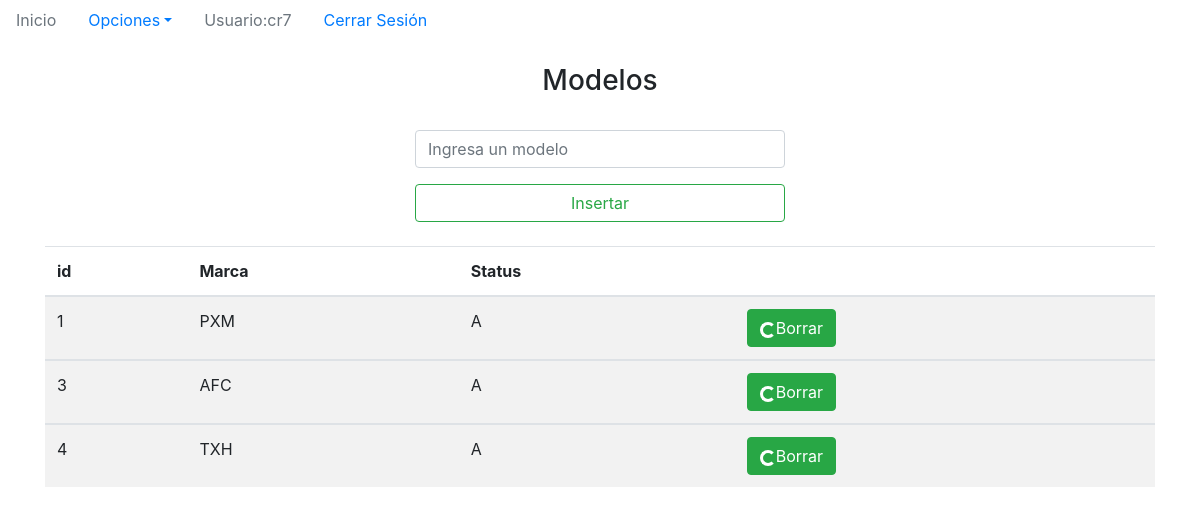
The page /modelos.php (signed in) on the database its author committed.
### tables this page shows
CREATE TABLE IF NOT EXISTS `usuarios` (
  `id` int(6) NOT NULL AUTO_INCREMENT,
  `usuario` varchar(25) NOT NULL,
  `pass` varchar(20) NOT NULL,
  PRIMARY KEY (`id`)
);

CREATE TABLE IF NOT EXISTS `modelos` (
  `id` int(6) NOT NULL AUTO_INCREMENT,
  `descripcion` varchar(25) NOT NULL,
  `estatus` varchar(1) NOT NULL,
  PRIMARY KEY (`id`)
);

### funciones.php (called while the page is built, shortened)
<?php
function buscar($variable,$tabla,$id,$resultado){
	include('db.php');
	$sql='SELECT '.$resultado.' FROM '.$tabla.' WHERE '.$id.'="'.$variable.'";  ';
	$resultsql=mysqli_query($enlace,$sql) or die('error en la funcion');
	$row=mysqli_fetch_array($resultsql);
	$elemento=$row[$resultado];
	return $elemento;
}

### modelos.php (the view, shortened to what this page needs)
<?php
include('db.php');
include('funciones.php');
$sesion=$_SESSION['id'];
?>
<!DOCTYPE html>
<html lang="en">
<head>
  	<link rel="stylesheet" href="https://maxcdn.bootstrapcdn.com/bootstrap/4.3.1/css/bootstrap.min.css">
</head>
<header>
	<nav>
		<ul class="nav nav-pills">
  		<li class="nav-item">
    	<a class="nav-link disabled" href="index.php">Inicio</a>
  		</li>
  		<li class="nav-item dropdown">
    <a class="nav-link dropdown-toggle" data-toggle="dropdown" href="#">Opciones</a>
  </li>
  <li class="nav-item">
    <a class="nav-link disabled" href="#">Usuario:<?php echo buscar($sesion,'usuarios','usuario','usuario');  ?></a>
  </li>
  <li class="nav-item">
    <a class="nav-link" href="cerrarsesion.php">Cerrar Sesión</a>
  </li>
</ul>
	</nav>
</header>
<body>
<br>
<div class="jumbotron-fluid">
	<form method="POST" action="insertmo.php">
	<h3 class="text-center">Modelos</h3>
	<br>
	<div class="container col-4">
	<div class="form-group">
       <input type="text" name="modelo"  class="form-control"  placeholder="Ingresa un modelo" required>
    </div>
    <div class="text-center ">
      <button type="submit" class=" btn btn-block mybtn btn-outline-success tx-tfm">Insertar</button>
    </div>
 	</div>
 	</form>
</div>
<br>
<div class="container">
	<table class="table table-striped">
  <thead>
    <tr>
      <th scope="col">id</th>
      <th scope="col">Marca</th>
      <th scope="col">Status</th>
      <th scope="col"></th>
    </tr>
  </thead>
	<?php
		$sql='SELECT * FROM modelos';
		$resultsql=mysqli_query($enlace,$sql) or die('linea 75');
		while($row=mysqli_fetch_array($resultsql)){
			$id=$row['id'];
			$marca=$row['descripcion'];
			$status=$row['estatus'];
			echo'<tbody class="table-striped">
					<tr>
						<td>'.$id.'</td>
						<td>'.$marca.'</td>
						<td>'.$status.'</td>
						<td><a href="deletemo.php?id='.$id.'"><button class="btn btn-success"><span class="spinner-border spinner-border-sm"></span>Borrar</button></a></td>
					</tr>';
		}
		echo'</table>
</div>';
	?>
</body>
</html>

### rows shown on the page
usuarios: usuario "cr7"
modelos: id "1", descripcion "PXM", estatus "A"
modelos: id "3", descripcion "AFC", estatus "A"
modelos: id "4", descripcion "TXH", estatus "A"
